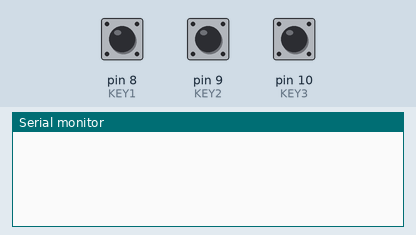
This sketch was run on a simulated Arduino Uno, built with avr-gcc and run on an emulated ATmega328P. Shown: the last lines printed to the serial monitor. The inputs (shaded band) are chosen by the test bench; at power-on: pin 8 (KEY1) HIGH, pin 9 (KEY2) HIGH, pin 10 (KEY3) HIGH.

Above: at 1.2 s.
1.3 s: pin 8 (KEY1) pulled LOW for 0.15 s
At 2.0 s:
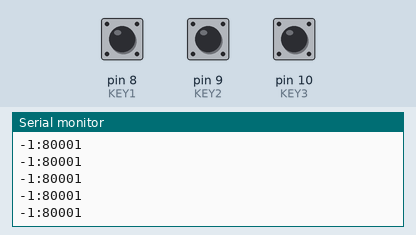
2.9 s: pin 9 (KEY2) pulled LOW for 0.15 s
At 3.4 s:
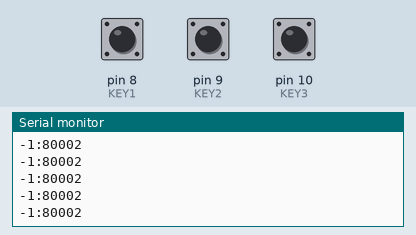
4.5 s: pin 10 (KEY3) pulled LOW for 0.15 s
At 5.5 s:
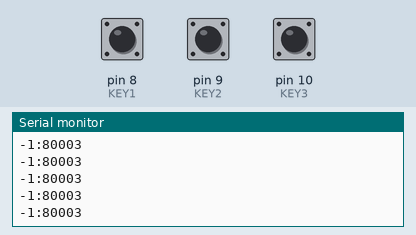
Timing chart, 0 to 7.5 s (numbered marks = the images above; inputs shaded):
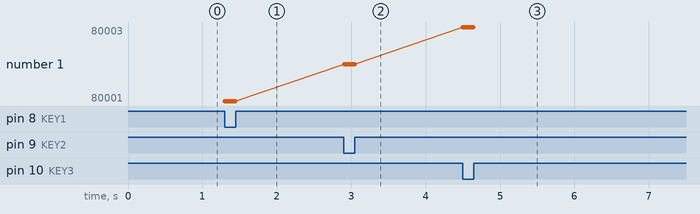

Measured:
- after the input at 1.3 s, the serial monitor: prints a new line at once (image 1)
- after the input at 2.9 s, the serial monitor: prints a new line at once (image 2)
- after the input at 4.5 s, the serial monitor: prints a new line at once (image 3)
- plotted number 1: 80001 → 80002 after the input at 2.9 s, 80002 → 80003 after the input at 4.5 s

The sketch:

CT-UR-433_Demo_Key.ino
```cpp
/*
 * This is a demo for key report using CT-UR-433M.
 */

#define KEY1    8
#define KEY2    9
#define KEY3    10
void setup() {
  // put your setup code here, to run once:
  pinMode(KEY1, INPUT);
  digitalWrite(KEY1, HIGH);
  pinMode(KEY2, INPUT);
  digitalWrite(KEY2, HIGH);
  pinMode(KEY3, INPUT);
  digitalWrite(KEY3, HIGH);

  Serial.begin(9600);
}

void loop() {
  // put your main code here, to run repeatedly:
  if(digitalRead(KEY1) == LOW)
  {
    Serial.print("-1:80001\r\n");
    delay(10);
  }
  if(digitalRead(KEY2) == LOW)
  {
    Serial.print("-1:80002\r\n");
    delay(10);
  }
  if(digitalRead(KEY3) == LOW)
  {
    Serial.print("-1:80003\r\n");
    delay(10);
  }

  delay(10);
}
```
